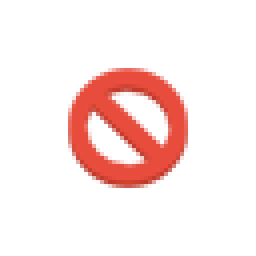
#> input picture banned-red.png, 64 x 64 px (shown 4 times larger)
$ python process_ban.py
#> lines starting #> are read from the running program, lines starting #| are printed output that depends on the picture
from PIL import Image

image = Image.open('banned-red.png')
#> image is the input picture: PIL image 64x64 RGBA; mean R, G, B, A 247.1, 214.4, 211, 32.3

width, height = image.size
#> width = 64; height = 64

new_image = Image.new("RGBA", (width, height))
#> new_image: PIL image 64x64 RGBA; every value is 0

for x in range(width):
    for y in range(height):
        r, g, b, a = image.getpixel((x, y))
        if r >= 230 and g > 70 and b > 55:
            r, g, b = 247, 146, 21
        else:
            r, g, b = 197, 122, 29
        new_image.putpixel((x, y), (r, g, b, a))
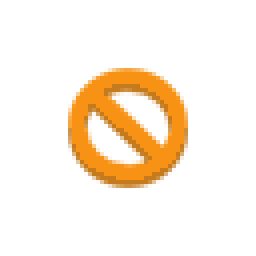
#> new_image: PIL image 64x64 RGBA (shown 4 times larger); mean R, G, B, A 242.9, 144, 21.7, 32.3; transparent parts drawn white

new_image.save('banned-orange.png', mode='RGBA')
